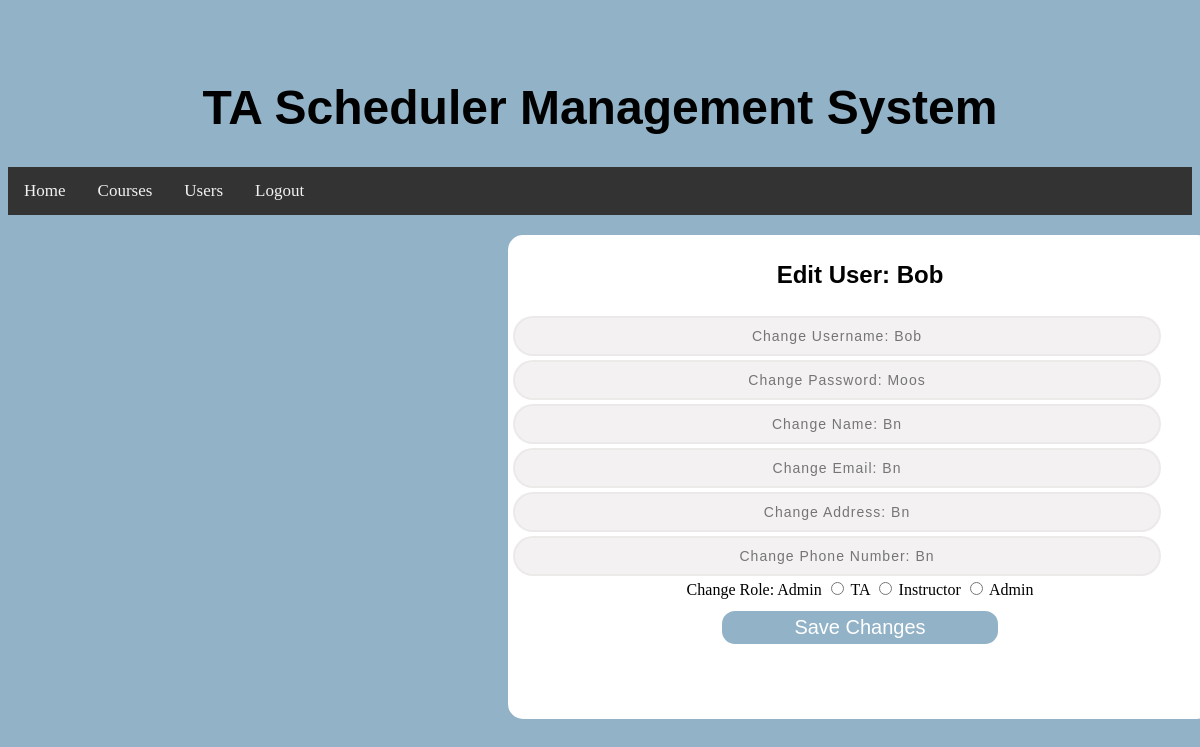
Page /users/editUser/ (signed in) on the earlier database version.
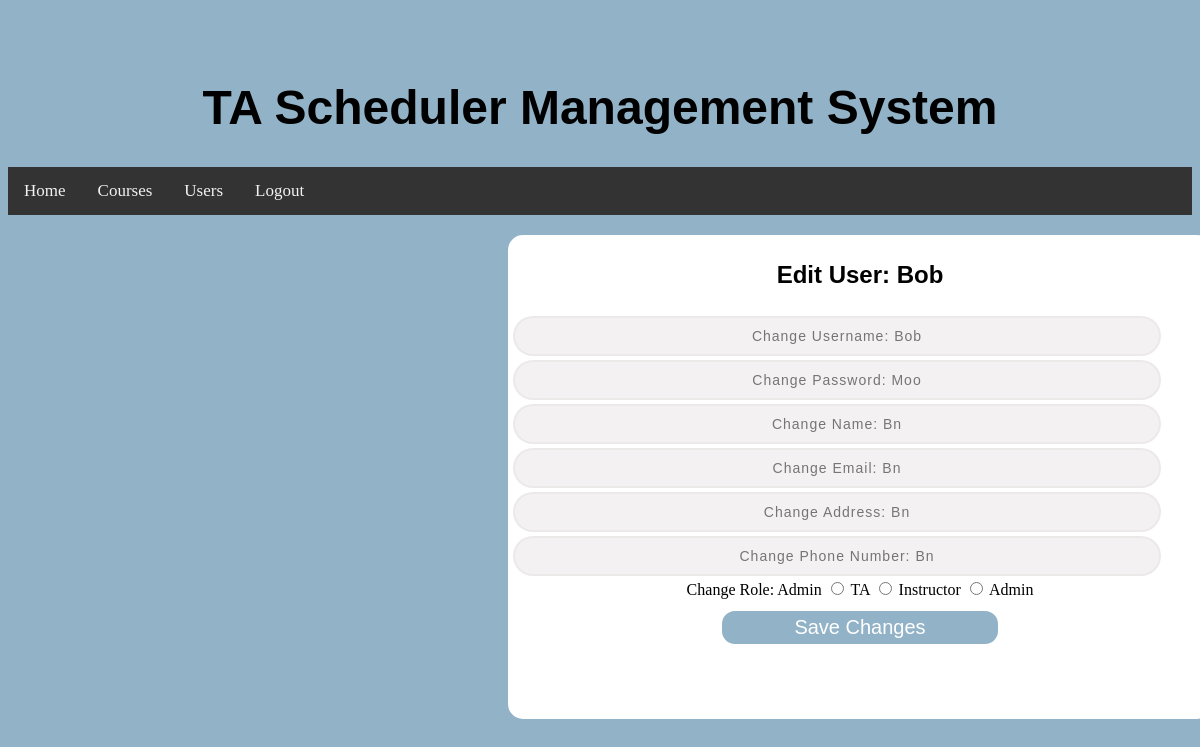
Same page on the later database version.
### BackendWork/models.py (models this page shows, shortened)
class MyUser(models.Model):
    ROLE_CHOICES = (('Teaching Assistant', 'TEACHING_ASSISTANT'), ('Instructor', 'INSTRUCTOR'), ('Admin', 'ADMIN'))
    username = models.CharField(max_length=20, unique=True)
    password = models.CharField(max_length=20)
    name = models.CharField(max_length=20)
    email = models.CharField(max_length=20)
    address = models.CharField(max_length=72)
    phone = models.CharField(max_length=10)
    role = models.CharField(max_length=30, choices=ROLE_CHOICES, default='Teaching Assistant')
    assignedClasses = models.ManyToManyField(ClassList, null=True)

### BackendWork/views.py (the view)
# urls.py: path("users/editUser/", EditUser.as_view()),
class EditUser(View):
    def get(self, request):
        m = request.session["role"]
        thisUserName = request.session["thisUser"]
        thisUser = MyUser.objects.get(username=thisUserName)
        return render(request, "editUser.html", {'sessionUser': m, 'thisUser': thisUser})

### templates/editUser.html (shortened to what this page needs)
{% load static %}
<!DOCTYPE html>
<html lang="en">
<head>
    <link rel="stylesheet" type="text/css" href="{% static 'css/editUser.css' %}"/>
</head>
<div class="navContainer">
    <header class="header">
        <h1><a>TA Scheduler Management System</a></h1>
    </header>
    <div class="navigation">
        <li><a href="/home/">Home</a></li>
        <li><a href="/courses/">Courses</a></li>
        <li><a href="/users/">Users</a></li>
        <li><a href="/">Logout</a></li>
    </div>
</div>
<body>
<div class="container">
    <p class=subHeader>Edit User: {{ thisUser.username }}</p>
    <div class="containerbox">
        <table>
            <tr>
                <td><input placeholder="Change Username: {{ thisUser.username }}" class='newAccountInformation'></td>
            </tr>
            <tr>
                <td><input placeholder="Change Password: {{ thisUser.password }}" class=newAccountInformation></td>
            </tr>
            <tr>
                <td><input placeholder="Change Name: {{ thisUser.name }}" class=newAccountInformation></td>
            </tr>
            <tr>
                <td><input placeholder="Change Email: {{ thisUser.email }}" class=newAccountInformation></td>
            </tr>
            <tr>
                <td><input placeholder="Change Address: {{ thisUser.address }}" class=newAccountInformation></td>
            </tr>
            <tr>
                <td><input placeholder="Change Phone Number: {{ thisUser.phone }}" class=newAccountInformation></td>
            </tr>
        </table>
        <div class="permission">
            <tr>
                <th class=roleLabel>Change Role: {{ thisUser.role }}</th>
                <td>
                    <input type="radio" name="permission">
                    <label>TA</label>
                    <input type="radio" name="permission">
                    <label>Instructor</label>
                    <input type="radio" name="permission">
                    <label>Admin</label>
                </td>
            </tr>
            </div>
    <div class="submit-button">
        <button type="submit">Save Changes</button>
    </div>
</div>
</body>
</html>

Differences in the rows shown:
changed MyUser "Bob": password "Change Password: Moos" → "Change Password: Moo"
